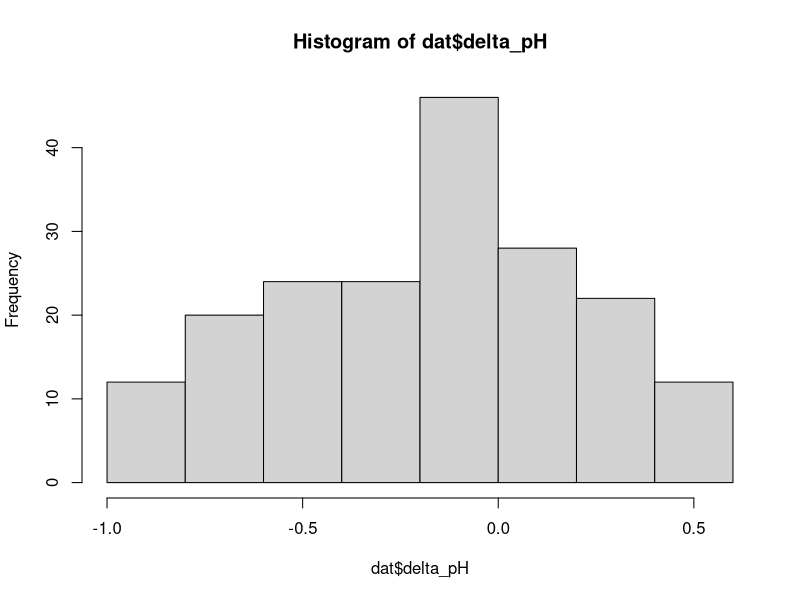
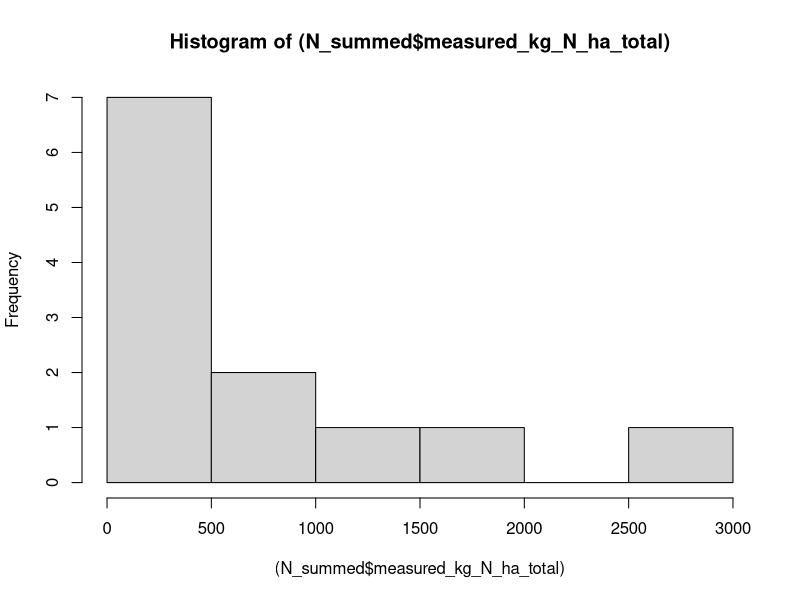

Recreate these plots in R, in order.
#This script corresponds to the following article
#Anion exchange capacity explains deep soil nitrate accumulation in Brazilian Amazon croplands
#Alexandra Huddell, Christopher Neill, Cheryl A. Palm, Darlisson Nunes, and Duncan N. L. Menge


#AEC calculations
setwd('') #set to the appropriate working directory containing the dat file
library(tidyverse)
library(ggplot2)
library(patchwork)
library(lmerTest)

dat <-
   read.csv('Tanguro AEC extractions.csv',
            header = T,
            stringsAsFactors = F)

dat$AEC <- (as.numeric(dat$AEC)) #converting the AEC column to numeric
dat$depth_num <- as.factor(dat$depth_num) #converting the depth number column to factor
levels(dat$depth_num) #checking levels

#summary stats of the anion exchange capacity measurement
AEC_summary <- dat %>%
   summarize(
      mean_AEC = mean(AEC, na.rm = T),
      median_AEC = median(AEC, na.rm = T),
      min_AEC = min(AEC, na.rm = T),
      max_AEC = max(AEC, na.rm = T),
      sd_AEC = sd(AEC, na.rm = T)
   )
AEC_summary

#summary stats of the pH in deionized water
pH_DI_summary <- dat %>%
   summarize(
      mean_pH_DI = mean(pH_DI, na.rm = T),
      median_pH_DI = median(pH_DI, na.rm = T),
      min_pH_DI = min(pH_DI, na.rm = T),
      max_pH_DI = max(pH_DI, na.rm = T),
      sd_pH_DI = sd(pH_DI, na.rm = T)
   )
pH_DI_summary

#summary stats of the pH in 1M potassium chloride
pH_1M_KCl_summary <- dat %>%
   summarize(
      mean_pH_1M_KCl = mean(ph_1M_KCl, na.rm = T),
      median_pH_1M_KCl = median(ph_1M_KCl, na.rm = T),
      min_pH_1M_KCl = min(ph_1M_KCl, na.rm = T),
      max_pH_1M_KCl = max(ph_1M_KCl, na.rm = T),
      sd_pH_1M_KCl = sd(ph_1M_KCl, na.rm = T)
   )
pH_1M_KCl_summary


# ANOVAs on treatment differences in anion exchange capacity measurements --------

#separating data by each depth
dat1 <- dat[dat$depth_num == '1', ]
dat2 <- dat[dat$depth_num == '2', ]
dat3 <- dat[dat$depth_num == '3', ]
dat4 <- dat[dat$depth_num == '4', ]
dat5 <- dat[dat$depth_num == '5', ]
dat6 <- dat[dat$depth_num == '6', ]
dat7 <- dat[dat$depth_num == '7', ]
dat8 <- dat[dat$depth_num == '8', ]

lm <- (lm(AEC ~ as.factor(treatment) + depth_num, data = dat))
aov <- (aov(lm))
summary(aov)
TukeyHSD(aov)

dat1_narm <- na.omit(dat1)
summary(aov(lm(AEC ~ as.factor(treatment), data = dat1_narm)))

dat2_narm <- na.omit(dat2)
summary(aov(lm(AEC ~ as.factor(treatment), data = dat2_narm)))

#This depth has significant differences
dat3_narm <- na.omit(dat3)
summary(aov(lm(AEC ~ as.factor(treatment), data = dat3_narm)))
lm3 <- (lm(AEC ~ as.factor(treatment), data = dat3_narm))
aov3 <- (aov(lm3))


dat4_narm <- na.omit(dat4)
summary(aov(lm(AEC ~ as.factor(treatment), data = dat4_narm)))

dat5_narm <- na.omit(dat5)
summary(aov(lm(AEC ~ as.factor(treatment), data = dat5_narm)))

dat6_narm <- na.omit(dat6)
summary(aov(lm(AEC ~ as.factor(treatment), data = dat6_narm)))

dat7_narm <- na.omit(dat7)
summary(aov(lm(AEC ~ as.factor(treatment), data = dat7_narm)))

#this depth has signicant differences
dat8_narm <- na.omit(dat8)
summary(aov(lm(AEC ~ as.factor(treatment), data = dat8_narm)))
lm8 <- (lm(AEC ~ as.factor(treatment), data = dat8_narm))
aov8 <- (aov(lm8))


#Tukey Honest Significant Difference Tests for the two depths with
#significant treatment differences
TukeyHSD(aov3) #maize (mean 1.75) is larger than forest mean (0.93)
TukeyHSD(aov8) #maize (mean (1.87) is larger than the forest mean (0.89)

#Means by treatment
dat3_narm %>% group_by(treatment) %>% summarize(mean(AEC))
dat8_narm %>% group_by(treatment) %>% summarize(mean(AEC))

# delta pH calculation and ANOVAS on treatment differences in pH data ---------------------------------------------------------

dat$delta_pH <- dat$ph_1M_KCl - dat$pH_DI
hist(dat$delta_pH)

#########% of observations that fall above -0.5
delta_pH_high <- nrow(filter(dat, delta_pH > -0.5))
delta_pH_low <- nrow(filter(dat, delta_pH <= -0.5))
delta_pH_high / (delta_pH_high + delta_pH_low) * 100
#76% of observations fall above -0.5, indicating that the soils are of variable charge


# ANOVAs on pH in 1M KCl across treatment and within each depth -----------

summary(aov(lm(ph_1M_KCl ~ as.factor(treatment), data = dat1_narm)))
lmKCl1 <- (lm(ph_1M_KCl ~ as.factor(treatment), data = dat1_narm))
aovlmKCl1 <- (aov(lmKCl1))
TukeyHSD(aovlmKCl1)

summary(aov(lm(ph_1M_KCl ~ as.factor(treatment), data = dat2_narm)))
lmKCl2 <- (lm(ph_1M_KCl ~ as.factor(treatment), data = dat2_narm))
aovlmKCl2 <- (aov(lmKCl2))
TukeyHSD(aovlmKCl2)

summary(aov(lm(ph_1M_KCl ~ as.factor(treatment), data = dat3_narm)))
summary(aov(lm(ph_1M_KCl ~ as.factor(treatment), data = dat4_narm)))
summary(aov(lm(ph_1M_KCl ~ as.factor(treatment), data = dat5_narm)))
summary(aov(lm(ph_1M_KCl ~ as.factor(treatment), data = dat6_narm)))
summary(aov(lm(ph_1M_KCl ~ as.factor(treatment), data = dat7_narm)))
summary(aov(lm(ph_1M_KCl ~ as.factor(treatment), data = dat8_narm)))


# ANOVAs on pH in deionized water across treatment and within each --------
summary(aov(lm(pH_DI ~ as.factor(treatment), data = dat1_narm)))
lmDI1 <- (lm(pH_DI ~ as.factor(treatment), data = dat1_narm))
aovlmDI1 <- (aov(lmDI1))
TukeyHSD(aovlmKCl1)
summary(aov(lm(pH_DI ~ as.factor(treatment), data = dat2_narm)))
summary(aov(lm(pH_DI ~ as.factor(treatment), data = dat3_narm)))
summary(aov(lm(pH_DI ~ as.factor(treatment), data = dat4_narm)))
lmDI4 <- (lm(pH_DI ~ as.factor(treatment), data = dat4_narm))
aovlmDI4 <- (aov(lmDI4))
TukeyHSD(aovlmDI4)
summary(aov(lm(pH_DI ~ as.factor(treatment), data = dat5_narm)))
summary(aov(lm(pH_DI ~ as.factor(treatment), data = dat6_narm)))
summary(aov(lm(pH_DI ~ as.factor(treatment), data = dat7_narm)))
summary(aov(lm(pH_DI ~ as.factor(treatment), data = dat8_narm)))



# translating AEC charge to kg N m soil^-1  ha^-1 --------------------------------
AEC_to_kg_N_m_soil_ha <- function(AEC, bd) {
   AEC * 14.007 * bd * 100
}

dat$kg_N_m_ha_soil <-
   AEC_to_kg_N_m_soil_ha(AEC = dat$AEC, bd = dat$bulk_density)

#estimated max soil N summarized from 0-8m
summary(dat$kg_N_m_ha_soil)

N_max_summed_0_8m <- dat %>%
   group_by(treatment, site) %>%
   summarize(kg_N_soil_total = sum(kg_N_m_ha_soil, na.rm = T))
N_max_summed_0_8m

summary(N_max_summed_0_8m$kg_N_soil_total)
mean(N_max_summed_0_8m$kg_N_soil_total, na.rm = T)

kg_N_m_ha_soil_median <- dat %>%
   group_by(depth_num, treatment) %>%
   summarise(median = median(kg_N_m_ha_soil, na.rm = T))


# compared predicted to measured nutrients based on AEC -------------------

#reading in soil nutrient data
measured_soil_N <- read.csv('AEC_soil_nutrients_results.csv')

#creating ID variables to match across the two dataframes
measured_soil_N$ID <-
   paste0(measured_soil_N$site, measured_soil_N$depth_num)
dat$ID <- paste0(dat$site, dat$depth_num)

#selecting relevant variables from dat dataframe
dat <-
   dat %>% select(
      site,
      rep,
      depth_num,
      treatment,
      predicted_kg_N_m_ha_soil = kg_N_m_ha_soil,
      ID,
      bulk_density,
      years_since_deforested,
      years_soy,
      years_maize
   )

#selecting relevant variables from measured soil N data
measured_soil_N <- measured_soil_N %>% select(ID, KCL_ug_NO3_N_g_soil)

#joining two dataframes
joined_dat <- left_join(dat, measured_soil_N, by = "ID")


#convert ug NO3-N/g soil measurements to kg N m soil^-1 ha^-1
joined_dat$measured_kg_N_m_ha <-
   joined_dat$KCL_ug_NO3_N_g_soil * joined_dat$bulk_density * 10


#calculating the "N saturation (%)", (N_saturation_pct) 
#based on measured over predicted total N sorption capacity
joined_dat$N_saturation_pct <- (joined_dat$measured_kg_N_m_ha /
                            joined_dat$predicted_kg_N_m_ha_soil) * 100

#summarizing N saturation percent data
N_saturation_pct_summary <- joined_dat %>%
   summarize(
      mean_N_saturation_pct = mean(N_saturation_pct, na.rm = T),
      median_N_saturation_pct = median(N_saturation_pct, na.rm = T),
      min_N_saturation_pct = min(N_saturation_pct, na.rm = T),
      max_N_saturation_pct = max(N_saturation_pct, na.rm = T),
      sd_N_saturation_pct = sd(N_saturation_pct, na.rm = T),
      n_N_saturation_pct = n()
   )
N_saturation_pct_summary

#doubling the estimate of N saturation % (per our explanation in the manuscript
#that we assume only half of the soil anion exchange sites are available to NO3-
#and perhaps half are occupied by other anions)
N_saturation_pct_summary * 2

#calculating maximum N sorption capacity in absolute numbers
N_max_est <- joined_dat %>%
   group_by(treatment, site, rep) %>%
   summarize(
      N_max_total_est =
         sum(predicted_kg_N_m_ha_soil, na.rm = T),
      N_measured_total_est =
         sum(measured_kg_N_m_ha, na.rm = T)
   )

#estimating number of years of N accumulation until exchange sites are saturated 
N_max_est$potential_N_future <-
   N_max_est$N_max_total_est - N_max_est$N_measured_total_est

#number of years based on estimated N accumulation rates of 19 and 43 kg N ha^-1 y^-1
N_max_est$years_remaining_19 <- N_max_est$potential_N_future / 19
N_max_est$years_remaining_43 <- N_max_est$potential_N_future / 43

summary(N_max_est$years_remaining_19)
summary(N_max_est$years_remaining_43)


# summary statistics and ANOVA on percent N saturation differences by treatment at each depth -------------------------

joined_dat <- na.omit(joined_dat)

joined_dat %>% group_by(treatment) %>% summarize(mean = mean(N_saturation_pct, na.rm =
                                                                T))


PctN_treat_depth <- joined_dat %>% group_by(depth_num, treatment) %>%
   summarize(mean_N_saturation_pct = mean(N_saturation_pct, na.rm = T))

#subsetting data at each depth
joined_dat1 <- joined_dat[joined_dat$depth_num == '1', ]
joined_dat2 <- joined_dat[joined_dat$depth_num == '2', ]
joined_dat3 <- joined_dat[joined_dat$depth_num == '3', ]
joined_dat4 <- joined_dat[joined_dat$depth_num == '4', ]
joined_dat5 <- joined_dat[joined_dat$depth_num == '5', ]
joined_dat6 <- joined_dat[joined_dat$depth_num == '6', ]
joined_dat7 <- joined_dat[joined_dat$depth_num == '7', ]
joined_dat8 <- joined_dat[joined_dat$depth_num == '8', ]

joined_dat1_narm <- na.omit(joined_dat1)
summary(aov(lm(N_saturation_pct ~ as.factor(treatment), data = joined_dat1_narm)))

joined_dat2_narm <- na.omit(joined_dat2)
summary(aov(lm(N_saturation_pct ~ as.factor(treatment), data = joined_dat2_narm)))

#This depth has significant differences
joined_dat3_narm <- na.omit(joined_dat3)
summary(aov(lm(N_saturation_pct ~ as.factor(treatment), data = joined_dat3_narm)))
lm3 <- (lm(N_saturation_pct ~ as.factor(treatment), data = joined_dat3_narm))
aov3 <- (aov(lm3))

#This depth has significant differences
joined_dat4_narm <- na.omit(joined_dat4)
summary(aov(lm(N_saturation_pct ~ as.factor(treatment), data = joined_dat4_narm)))
lm4 <- (lm(N_saturation_pct ~ as.factor(treatment), data = joined_dat4_narm))
aov4 <- (aov(lm4))


joined_dat5_narm <- na.omit(joined_dat5)
summary(aov(lm(N_saturation_pct ~ as.factor(treatment), data = joined_dat5_narm)))

joined_dat6_narm <- na.omit(joined_dat6)
summary(aov(lm(N_saturation_pct ~ as.factor(treatment), data = joined_dat6_narm)))

joined_dat7_narm <- na.omit(joined_dat7)
summary(aov(lm(N_saturation_pct ~ as.factor(treatment), data = joined_dat7_narm)))

joined_dat8_narm <- na.omit(joined_dat8)
summary(aov(lm(N_saturation_pct ~ as.factor(treatment), data = joined_dat8_narm)))

TukeyHSD(aov3)
TukeyHSD(aov4)

# Data on N accumulation totals in top 8m and time under different land uses ----------------------------------------------

#sum of total NO3-N summed in top 8m by site and years under different land uses

#read in data on summed soil nitrate-N
N_summed <- read.csv('Nitrate summed by site top 8m.csv')

#extract data on years under different land uses 
years_data <- joined_dat %>%
   select(site, years_soy, years_maize,
          years_since_deforested) %>%
   group_by(site) %>%
   summarize(
      years_soy = years_soy[1],
      years_maize = years_maize[1],
      years_since_deforested = years_since_deforested[1]
   )

#join dataframes on summed soil N and years under different land uses
N_summed <- full_join(years_data, N_summed, by = "site")

#renaming total soil N variable 
N_summed$measured_kg_N_ha_total <- N_summed$kg_N_soil_total

#formating treatment variable
N_summed$treatment <-
   factor(N_summed$treatment, levels = c('forest', 'soy', 'maize'))
levels(N_summed$treatment)

#summarizing soil N total for forest
N_summed_forest_mean <- N_summed %>%
   filter(treatment == "forest") %>%
   summarize(mean(measured_kg_N_ha_total))

#estimating N accumulation rates based on previous empirical estimates of
#annual N surpluses from the soybean single-cropping and soybean-maize
#double-cropping sites
N_summed$N_surplus_est <-
   (N_summed$years_soy - N_summed$years_maize) * 43 +
   N_summed$years_soy * 19 - as.numeric(N_summed_forest_mean)


# ANOVAs on total NO3-N accumulation -------------------------------------------------

#ANOVA on total NO3-N accumulation by treatment
summary(aov(lm(measured_kg_N_ha_total ~ as.factor(treatment), data = N_summed)))
lm1<-(lm(kg_N_soil_total ~ as.factor(treatment), data = N_summed))
aov1<-aov(lm1)
summary(aov1)
TukeyHSD(aov1)

#ANOVA on log-transformed total NO3-N accumulation by treatment 
summary(aov(lm(log10(kg_N_soil_total) ~ as.factor(treatment), data = N_summed)))
lm1<-(lm(log10(kg_N_soil_total) ~ as.factor(treatment), data = N_summed))
aov1<-aov(lm1)
TukeyHSD(aov1)


# linear models on soil N totals versus land use and time since deforestation ------------------------------------
hist((N_summed$measured_kg_N_ha_total))

m1 <-
   lm(measured_kg_N_ha_total ~ years_since_deforested + treatment,
      data = N_summed)
summary(m1)
#treatment has no significant effect, R2=.65

m2 <-
   lm(measured_kg_N_ha_total ~ years_since_deforested , data = N_summed)
summary(m2)
#years since deforested has a significant effect on total measured N p=0.00, R2=0.64
